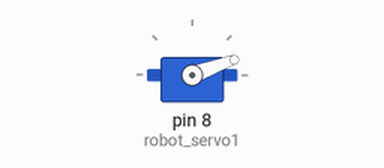
Simulated run of this program. Board: Arduino Mega 2560, built with avr-gcc and run on an emulated ATmega2560. Parts: servo.

Above: at 0.15 s.
At 10.46 s:
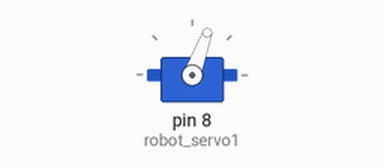
At 19.9 s:
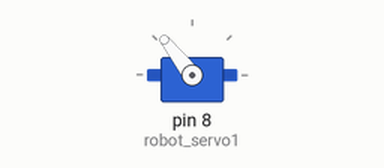
At 39.71 s:
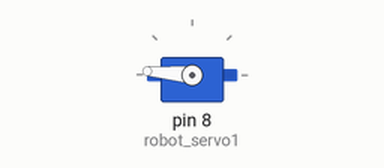
Timing chart, 0 to 40.0 s (numbered marks = the images above):
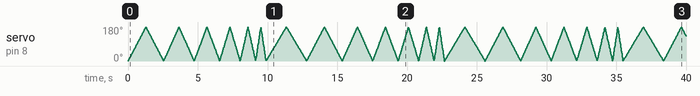

The program:

main.cpp
```cpp
#include <Arduino.h>

// MANUAL WAY
// #define servoPin 8

// void setup() {
//   pinMode(servoPin, OUTPUT);
// }

// void loop() {
//   // A pulse each 20 ms
//   digitalWrite(servoPin, HIGH);
//   // Pule durations: 600 - 0 deg; 1450 - 90 deg; 2300 - 180 deg
//   delayMicroseconds(600); // Duration of the pulse in microseconds
//   digitalWrite(servoPin, LOW);
//   delayMicroseconds(18550); // Remaining duration of the pulse in low (total should be 20ms)
// }

#include <Servo.h>

Servo robot_servo1;
unsigned long sweep_delay = 8;

void setup() {
  robot_servo1.attach(8,525,2050);
}

void loop() {
  if (--sweep_delay < 2) {
    sweep_delay = 8;
  }
  for (size_t i = 0; i < 180; i++)
  {
    robot_servo1.write(i); // go to angle i
    delay(sweep_delay);
  }
  for (size_t i = 0; i < 180; i++)
  {
    robot_servo1.write(180 - i); // go to angle i
    delay(sweep_delay);
  }
}
```
